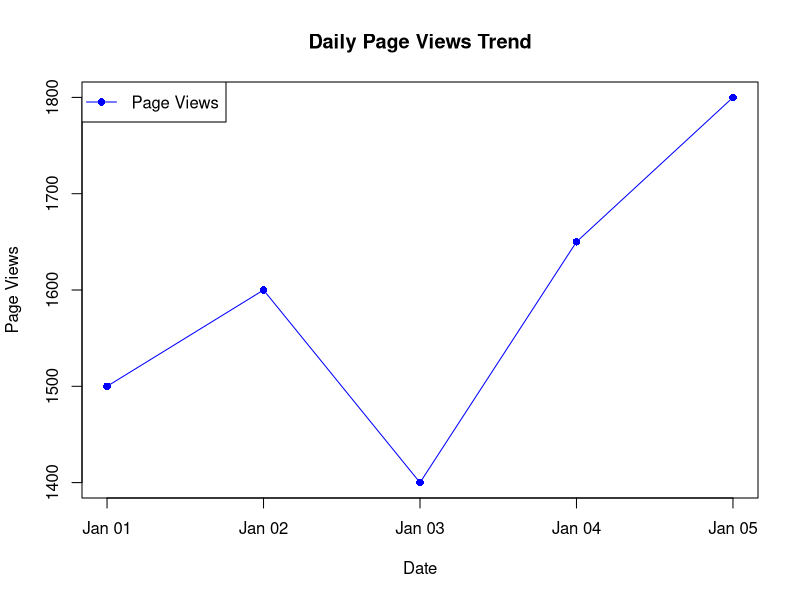

Recreate this plot in R.
# Create Data Frame
website <- data.frame(
  Date = as.Date(c("2023-01-01","2023-01-02","2023-01-03","2023-01-04","2023-01-05")),
  PageViews = c(1500,1600,1400,1650,1800),
  CTR = c(2.3,2.7,2.0,2.4,2.6)
)

# Line Chart
plot(website$Date,
     website$PageViews,
     type = "o",
     col = "blue",
     pch = 16,
     xlab = "Date",
     ylab = "Page Views",
     main = "Daily Page Views Trend")

legend("topleft",
       legend = "Page Views",
       col = "blue",
       lty = 1,
       pch = 16)
